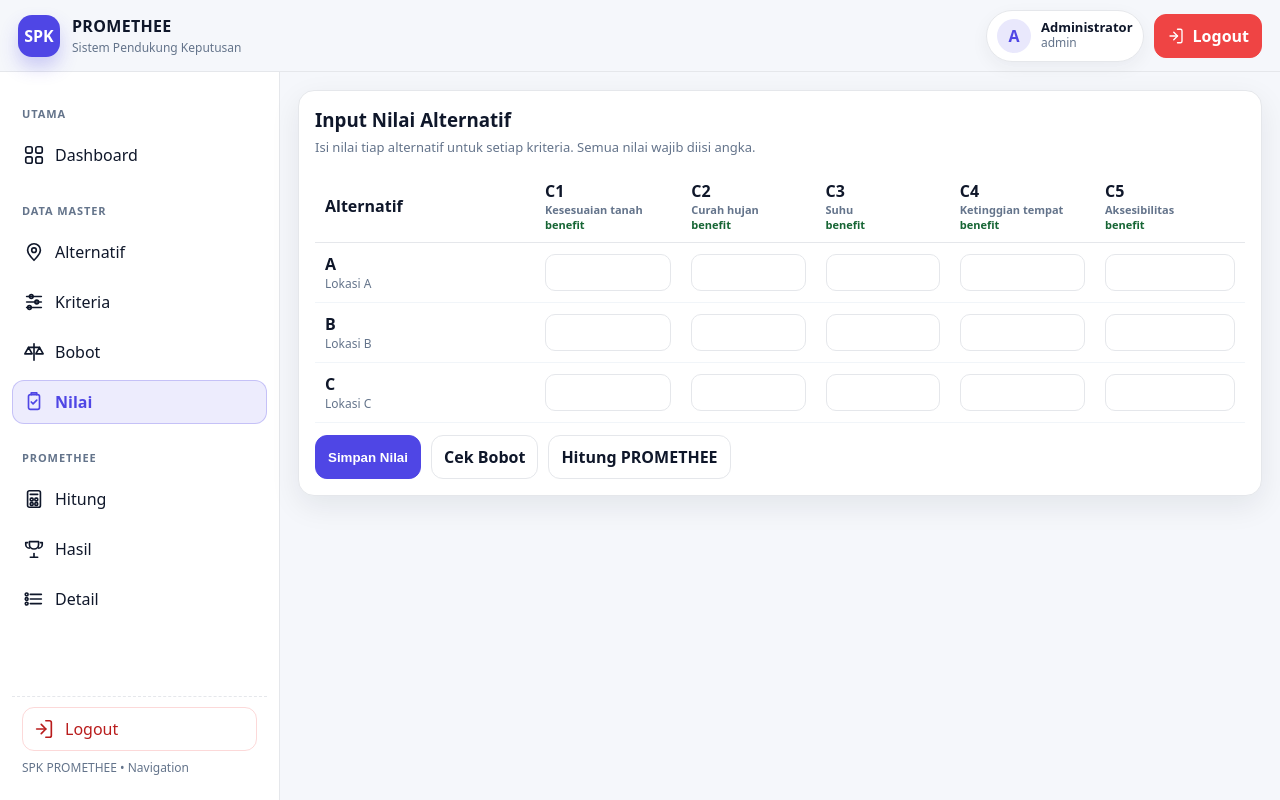
/public/evaluations/index.php (signed in), run on the app's committed database.
### tables this page shows
CREATE TABLE `criteria` (
  `id` bigint(20) UNSIGNED NOT NULL,
  `code` varchar(20) NOT NULL,
  `name` varchar(160) NOT NULL,
  `type` enum('benefit','cost') NOT NULL DEFAULT 'benefit'
);

CREATE TABLE `alternatives` (
  `id` bigint(20) UNSIGNED NOT NULL,
  `code` varchar(20) NOT NULL,
  `name` varchar(160) NOT NULL,
  `description` text DEFAULT NULL
);

### public/evaluations/index.php (the view, shortened to what this page needs)
<?php
require_once __DIR__ . "/../../app/config/database.php";
$alts = $pdo->query("SELECT id, code, name FROM alternatives ORDER BY code ASC")->fetchAll();
$crits = $pdo->query("SELECT id, code, name, type FROM criteria ORDER BY code ASC")->fetchAll();
$values = [];
require_once __DIR__ . "/../../layouts/header.php";
require_once __DIR__ . "/../../layouts/navbar.php";
require_once __DIR__ . "/../../layouts/sidebar.php";
?>
<main class="main">
  <div class="container">
    <div class="card">
      <h3 style="margin:0;">Input Nilai Alternatif</h3>
      <p class="muted" style="margin:6px 0 0;">
        Isi nilai tiap alternatif untuk setiap kriteria. Semua nilai wajib diisi angka.
      </p>
      <?php if (!$alts || !$crits): ?>
        <div style="margin-top:14px;" class="muted">
          Data belum lengkap. Pastikan <b>Alternatif</b> dan <b>Kriteria</b> sudah diisi.
        </div>
        <div style="margin-top:12px; display:flex; gap:10px; flex-wrap:wrap;">
          <a class="btn" href="/spk-promethee/public/alternatives/index.php">Kelola Alternatif</a>
          <a class="btn" href="/spk-promethee/public/criteria/index.php">Kelola Kriteria</a>
        </div>
      <?php else: ?>
        <form method="POST" action="/spk-promethee/public/evaluations/store.php" style="margin-top:14px;">
          <div style="overflow:auto;">
            <table style="width:100%; border-collapse:collapse; min-width:920px;">
              <thead>
                <tr style="text-align:left; border-bottom:1px solid #e5e7eb;">
                  <th style="padding:10px; width:220px;">Alternatif</th>
                  <?php foreach ($crits as $c): ?>
                    <th style="padding:10px;">
                      <div style="font-weight:800;"><?= htmlspecialchars($c["code"]) ?></div>
                      <div class="muted" style="font-size:11px;"><?= htmlspecialchars($c["name"]) ?></div>
                      <div style="font-size:11px; font-weight:800; color:<?= $c["type"] === "benefit" ? "#166534" : "#991b1b" ?>;">
                        <?= htmlspecialchars($c["type"]) ?>
                      </div>
                    </th>
                  <?php endforeach; ?>
                </tr>
              </thead>
              <tbody>
                <?php foreach ($alts as $a): ?>
                  <tr style="border-bottom:1px solid #f1f5f9;">
                    <td style="padding:10px;">
                      <div style="font-weight:800;"><?= htmlspecialchars($a["code"]) ?></div>
                      <div class="muted" style="font-size:12px;"><?= htmlspecialchars($a["name"]) ?></div>
                    </td>
                    <?php foreach ($crits as $c):
                      $aid = (int)$a["id"];
                      $cid = (int)$c["id"];
                      $val = $values[$aid][$cid] ?? "";
                    ?>
                      <td style="padding:10px;">
                        <input
                          type="number"
                          name="values[<?= $aid ?>][<?= $cid ?>]"
                          value="<?= htmlspecialchars((string)$val) ?>"
                          step="0.001"
                          style="width:100%; padding:10px; border:1px solid #e5e7eb; border-radius:10px;"
                          required
                        >
                      </td>
                    <?php endforeach; ?>
                  </tr>
                <?php endforeach; ?>
              </tbody>
            </table>
          </div>
          <div style="margin-top:12px; display:flex; gap:10px; flex-wrap:wrap;">
            <button class="btn btn-primary" type="submit">Simpan Nilai</button>
            <a class="btn" href="/spk-promethee/public/weights/index.php">Cek Bobot</a>
            <a class="btn" href="/spk-promethee/public/promethee/calculate.php">Hitung PROMETHEE</a>
          </div>
        </form>
      <?php endif; ?>
    </div>
  </div>
</main>
<?php require_once __DIR__ . "/../../layouts/footer.php"; ?>

### layouts/header.php (shortened to what this page needs)
<?php
require_once __DIR__ . "/icons.php";
?>
<!doctype html>
<html lang="id">
<head>
  <link rel="stylesheet" href="/spk-promethee/public/assets/css/style.css">
</head>
<body>
<div class="app">

### layouts/navbar.php
<?php
$userName = $_SESSION["user"]["name"] ?? "Admin";
$userRole = $_SESSION["user"]["role"] ?? "admin";
?>
<header class="topbar">
  <div class="brand">
    <div class="brand-mark">SPK</div>
    <div>
      <div class="brand-title">PROMETHEE</div>
      <div class="brand-subtitle">Sistem Pendukung Keputusan</div>
    </div>
  </div>
  <div class="topbar-right">
    <div class="user-chip">
      <div class="user-avatar"><?= strtoupper(substr($userName, 0, 1)) ?></div>
      <div>
        <div class="user-name"><?= htmlspecialchars($userName) ?></div>
        <div class="user-role"><?= htmlspecialchars($userRole) ?></div>
      </div>
    </div>
    <a class="btn btn-danger" href="/spk-promethee/public/logout.php">
      <span class="icon"><?= icon_svg("logout") ?></span>
      Logout
    </a>
  </div>
</header>

### layouts/icons.php (shortened to what this page needs)
<?php
function icon_svg(string $name): string
{
  switch ($name) {
    case "dashboard":
      return '<svg viewBox="0 0 24 24" fill="none" stroke="currentColor" stroke-width="1.8" stroke-linecap="round" stroke-linejoin="round"><rect x="3" y="3" width="7" height="7" rx="2"></rect><rect x="14" y="3" width="7" height="7" rx="2"></rect><rect x="14" y="14" width="7" height="7" rx="2"></rect><rect x="3" y="14" width="7" height="7" rx="2"></rect></svg>';
    case "alternatives":
      return '<svg viewBox="0 0 24 24" fill="none" stroke="currentColor" stroke-width="1.8" stroke-linecap="round" stroke-linejoin="round"><path d="M12 21s7-7 7-11a7 7 0 0 0-14 0c0 4 7 11 7 11z"></path><circle cx="12" cy="10" r="2.5"></circle></svg>';
    case "criteria":
      return '<svg viewBox="0 0 24 24" fill="none" stroke="currentColor" stroke-width="1.8" stroke-linecap="round" stroke-linejoin="round"><line x1="4" y1="6" x2="20" y2="6"></line><circle cx="9" cy="6" r="2"></circle><line x1="4" y1="12" x2="20" y2="12"></line><circle cx="15" cy="12" r="2"></circle><line x1="4" y1="18" x2="20" y2="18"></line><circle cx="7" cy="18" r="2"></circle></svg>';
    case "weights":
      return '<svg viewBox="0 0 24 24" fill="none" stroke="currentColor" stroke-width="1.8" stroke-linecap="round" stroke-linejoin="round"><line x1="12" y1="3" x2="12" y2="21"></line><line x1="6" y1="7" x2="18" y2="7"></line><path d="M6 7l-4 7h8l-4-7z"></path><path d="M18 7l-4 7h8l-4-7z"></path></svg>';
    case "evaluations":
      return '<svg viewBox="0 0 24 24" fill="none" stroke="currentColor" stroke-width="1.8" stroke-linecap="round" stroke-linejoin="round"><rect x="6" y="4" width="12" height="16" rx="2"></rect><path d="M9 4V2h6v2"></path><path d="M9 12l2 2 4-4"></path></svg>';
    case "calculate":
      return '<svg viewBox="0 0 24 24" fill="none" stroke="currentColor" stroke-width="1.8" stroke-linecap="round" stroke-linejoin="round"><rect x="5" y="3" width="14" height="18" rx="2"></rect><line x1="8" y1="7" x2="16" y2="7"></line><rect x="8" y="11" width="3" height="3" rx="1"></rect><rect x="13" y="11" width="3" height="3" rx="1"></rect><rect x="8" y="16" width="3" height="3" rx="1"></rect><rect x="13" y="16" width="3" height="3" rx="1"></rect></svg>';
    case "result":
      return '<svg viewBox="0 0 24 24" fill="none" stroke="currentColor" stroke-width="1.8" stroke-linecap="round" stroke-linejoin="round"><path d="M8 21h8"></path><path d="M12 17v4"></path><path d="M7 4h10v3a5 5 0 0 1-10 0V4z"></path><path d="M5 5H3v2a4 4 0 0 0 4 4"></path><path d="M19 5h2v2a4 4 0 0 1-4 4"></path></svg>';
    case "details":
      return '<svg viewBox="0 0 24 24" fill="none" stroke="currentColor" stroke-width="1.8" stroke-linecap="round" stroke-linejoin="round"><line x1="8" y1="7" x2="20" y2="7"></line><line x1="8" y1="12" x2="20" y2="12"></line><line x1="8" y1="17" x2="20" y2="17"></line><circle cx="4" cy="7" r="1.5"></circle><circle cx="4" cy="12" r="1.5"></circle><circle cx="4" cy="17" r="1.5"></circle></svg>';
    case "logout":
      return '<svg viewBox="0 0 24 24" fill="none" stroke="currentColor" stroke-width="1.8" stroke-linecap="round" stroke-linejoin="round"><path d="M14 3h4a2 2 0 0 1 2 2v14a2 2 0 0 1-2 2h-4"></path><path d="M9 17l5-5-5-5"></path><path d="M14 12H4"></path></svg>';
  }
  return "";
}

### layouts/sidebar.php
<?php
$base = "/spk-promethee/public";
$current = $_SERVER["SCRIPT_NAME"] ?? "";
function nav_active(string $current, array $paths): string
{
  return in_array($current, $paths, true) ? " active" : "";
}
?>
<aside class="sidebar">
  <div class="nav">
    <div class="nav-section">Utama</div>
    <a class="nav-item<?= nav_active($current, ["$base/dashboard.php"]) ?>" href="<?= $base ?>/dashboard.php">
      <span class="nav-icon"><?= icon_svg("dashboard") ?></span>
      <span>Dashboard</span>
    </a>
    <div class="nav-section">Data Master</div>
    <a class="nav-item<?= nav_active($current, ["$base/alternatives/index.php", "$base/alternatives/create.php", "$base/alternatives/edit.php"]) ?>" href="<?= $base ?>/alternatives/index.php">
      <span class="nav-icon"><?= icon_svg("alternatives") ?></span>
      <span>Alternatif</span>
    </a>
    <a class="nav-item<?= nav_active($current, ["$base/criteria/index.php", "$base/criteria/create.php", "$base/criteria/edit.php"]) ?>" href="<?= $base ?>/criteria/index.php">
      <span class="nav-icon"><?= icon_svg("criteria") ?></span>
      <span>Kriteria</span>
    </a>
    <a class="nav-item<?= nav_active($current, ["$base/weights/index.php"]) ?>" href="<?= $base ?>/weights/index.php">
      <span class="nav-icon"><?= icon_svg("weights") ?></span>
      <span>Bobot</span>
    </a>
    <a class="nav-item<?= nav_active($current, ["$base/evaluations/index.php"]) ?>" href="<?= $base ?>/evaluations/index.php">
      <span class="nav-icon"><?= icon_svg("evaluations") ?></span>
      <span>Nilai</span>
    </a>
    <div class="nav-section">PROMETHEE</div>
    <a class="nav-item<?= nav_active($current, ["$base/promethee/calculate.php"]) ?>" href="<?= $base ?>/promethee/calculate.php">
      <span class="nav-icon"><?= icon_svg("calculate") ?></span>
      <span>Hitung</span>
    </a>
    <a class="nav-item<?= nav_active($current, ["$base/promethee/result.php"]) ?>" href="<?= $base ?>/promethee/result.php">
      <span class="nav-icon"><?= icon_svg("result") ?></span>
      <span>Hasil</span>
    </a>
    <a class="nav-item<?= nav_active($current, ["$base/promethee/detail.php"]) ?>" href="<?= $base ?>/promethee/detail.php">
      <span class="nav-icon"><?= icon_svg("details") ?></span>
      <span>Detail</span>
    </a>
  </div>
  <div class="sidebar-footer">
    <a class="nav-item nav-item-danger" href="<?= $base ?>/logout.php">
      <span class="nav-icon"><?= icon_svg("logout") ?></span>
      <span>Logout</span>
    </a>
    <div class="small-muted" style="margin-top:8px;">SPK PROMETHEE • Navigation</div>
  </div>
</aside>

### layouts/footer.php (shortened to what this page needs)
</div>
</body>
</html>

### public/assets/css/style.css (style rules this page uses)
:root { --bg:#f5f7fb; --card:#ffffff; --text:#0f172a; --muted:#64748b; --line:#e5e7eb; --primary:#4f46e5; --primary-weak: rgba(79,70,229,.12); --shadow: 0 10px 30px rgba(15,23,42,.08); --radius: 16px; }
* { box-sizing:border-box }
body { margin:0; font-family: ui-sans-serif, system-ui, -apple-system, Segoe UI, Roboto, Arial, "Noto Sans", "Liberation Sans", sans-serif; background:var(--bg); color:var(--text); }
.app { min-height:100vh; display:grid; grid-template-columns: 280px 1fr; grid-template-rows: 72px 1fr; grid-template-areas: "topbar topbar" "sidebar main"; }
.topbar { grid-area: topbar; position:sticky; top:0; z-index:10; background:rgba(245,247,251,.85); backdrop-filter: blur(10px); border-bottom:1px solid var(--line); display:flex; align-items:center; justify-content:space-between; padding: 14px 18px; }
.brand { display:flex; gap:12px; align-items:center }
.brand-mark { width:42px;height:42px;border-radius:14px; background:var(--primary); display:flex;align-items:center;justify-content:center; color:#fff;font-weight:800; box-shadow: 0 10px 18px rgba(79,70,229,.25); }
.brand-title { font-weight:800;letter-spacing:.3px }
.brand-subtitle { font-size:12px;color:var(--muted);margin-top:2px }
.topbar-right { display:flex; align-items:center; gap:10px }
.user-chip { display:flex;align-items:center;gap:10px; padding:8px 10px; border:1px solid var(--line); border-radius: 999px; background:#fff; box-shadow: 0 6px 18px rgba(15,23,42,.05); }
.user-avatar { width:34px;height:34px;border-radius:999px; background:var(--primary-weak); display:flex;align-items:center;justify-content:center; font-weight:800;color:var(--primary); }
.user-name { font-weight:700; font-size:13px; line-height:1.1 }
.user-role { font-size:12px;color:var(--muted); text-transform:lowercase }
.sidebar { grid-area: sidebar; border-right:1px solid var(--line); background:#fff; padding: 14px 12px; display:flex; flex-direction:column; gap: 10px; }
.nav { display:flex;flex-direction:column;gap:6px }
.nav-section { margin-top:10px; font-size:11px; color:var(--muted); font-weight:800; text-transform:uppercase; letter-spacing:.9px; padding: 10px 10px 6px; }
.nav-item { display:flex;align-items:center;gap:10px; padding: 10px 10px; border-radius: 12px; color: var(--text); text-decoration:none; border: 1px solid transparent; }
.nav-item .nav-icon { display:flex; align-items:center; justify-content:center; width:22px; height:22px; }
.nav-item .nav-icon svg { width:100%; height:100%; display:block; }
.nav-item.active { background: rgba(79,70,229,.10); border-color: rgba(79,70,229,.25); color: var(--primary); font-weight:800; }
.sidebar-footer { margin-top:auto; padding: 10px; border-top:1px dashed var(--line); }
.nav-item-danger { color:#b91c1c; border-color: rgba(239,68,68,.2); }
.small-muted { font-size:12px;color:var(--muted) }
.main { grid-area: main; padding: 18px; }
.container { max-width: 1100px; margin: 0 auto; }
.card { background:var(--card); border:1px solid var(--line); border-radius: var(--radius); box-shadow: var(--shadow); padding: 16px; }
.card h3 { margin:0 0 8px }
.muted { color:var(--muted); font-size:13px; margin:0 }
.btn { display:inline-flex;align-items:center;justify-content:center; padding:10px 12px; border-radius: 12px; border:1px solid var(--line); background:#fff; color:var(--text); text-decoration:none; font-weight:700; }
.btn .icon { margin-right:8px; }
.icon { width:18px; height:18px; display:inline-flex; align-items:center; justify-content:center; }
.icon svg { width:100%; height:100%; display:block; }
.btn-primary { background: var(--primary); border-color: var(--primary); color:#fff; }
.btn-danger { background:#ef4444; border-color:#ef4444; color:#fff; }

### data on the page
criteria: code "C1", name "Kesesuaian tanah", type "benefit"
criteria: code "C2", name "Curah hujan", type "benefit"
criteria: code "C3", name "Suhu", type "benefit"
criteria: code "C4", name "Ketinggian tempat", type "benefit"
criteria: code "C5", name "Aksesibilitas", type "benefit"
alternatives: code "A", name "Lokasi A"
alternatives: code "B", name "Lokasi B"
alternatives: code "C", name "Lokasi C"

### other printed values
substr($userName, 0, 1) "A"
$userName "Administrator"
$userRole "admin"
